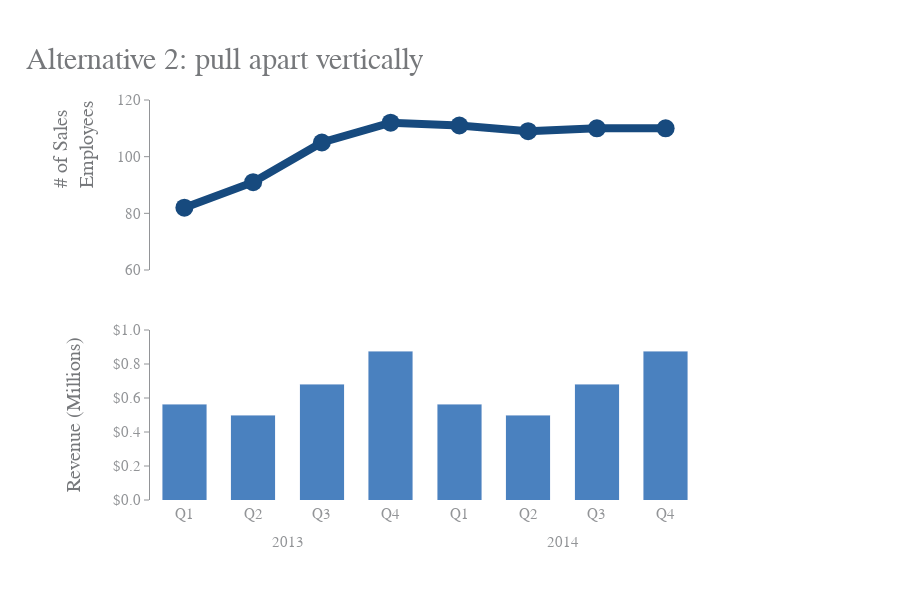

Notebook cell for this chart:
### Markdown cell above
## Data Visualization

### Code cell
fig = make_subplots(
    rows=2,
    cols=2,
    specs=[[{"colspan": 2}, None], [{}, {}]],
    shared_yaxes=True,
    horizontal_spacing=0
)

# Plot -------------------------
fig.add_trace(
    go.Scatter(
        x=df.index,
        y=df['Size of Salesforce'],
        mode="lines+markers",
        line=dict(color=BLUE1, width=8),
        marker=dict(color=BLUE1, size=18),
    ),
    row=1,
    col=1,
)

fig.layout.xaxis.update(
    showline=False,
    showticklabels=False,
    range=[-0.5, 7.5]
)

fig.layout.yaxis.update(
    tickfont=dict(color=GRAY7, size=15, family="Arial"),
    ticks="outside",
    tickcolor=GRAY7,
    linecolor=GRAY7,
    showline=True,
    showticklabels=True,
    range=[60, 120]
)

fig.add_trace(
    go.Bar(
        x=df['Quarter'][:4],
        y=df['Revenue'],
        marker=dict(color=BLUE2),
        width=0.65,
    ),
    row=2,
    col=1,
)

fig.layout.xaxis2.update(
    title="2013",
    titlefont=dict(color=GRAY7, size=15, family="Arial"),
    tickfont=dict(color=GRAY7, size=15, family="Arial"),
    ticklabelposition='outside bottom',
    showline=True,
    showticklabels=True,
)

fig.layout.yaxis2.update(
    tickfont=dict(color=GRAY7, size=15, family="Arial"),
    ticks="outside",
    tickformat="$.1f",
    tickcolor=GRAY7,
    linecolor=GRAY7,
    showline=True,
    showticklabels=True,
    range=[0, 1]
)

fig.add_trace(
    go.Bar(
        x=df['Quarter'][4:],
        y=df['Revenue'],
        marker=dict(color=BLUE2),
        width=0.65,
    ),
    row=2,
    col=2,
)

fig.layout.xaxis3.update(
    title="2014",
    titlefont=dict(color=GRAY7, size=15, family="Arial"),
    tickfont=dict(color=GRAY7, size=15, family="Arial"),
    ticklabelposition='outside top',
    showline=True,
    showticklabels=True,
)

fig.layout.yaxis3.update(
    
)

# Annotation -------------------
fig.add_annotation(
    text="2013",
    font=dict(color=GRAY5, size=20, family="Arial"),
    x=1.5,
    y=0,
)

# Text -------------------------
fig.add_annotation(
    text="Alternative 2: pull apart vertically",
    font=dict(color=GRAY5, size=30, family="Arial"),
    x=0,
    y=120,
    xshift=40,
    yshift=40,
    showarrow=False
)

fig.add_annotation(
    text="# of Sales<br>Employees",
    align="left",
    font=dict(color=GRAY5, size=20, family="Arial"),
    x=0,
    y=120,
    xshift=-110,
    yshift=-45,
    textangle=-90,
    showarrow=False
)

fig.add_annotation(
    text="Revenue (Millions)",
    align="left",
    font=dict(color=GRAY5, size=20, family="Arial"),
    x=0,
    y=60,
    xshift=-110,
    yshift=-145,
    textangle=-90,
    showarrow=False
)

# Layout -----------------------
fig.update_layout(
    width=900,
    height=600,
    margin=dict(t=100, b=100, l=150, r=200),
    showlegend=False,
    barmode="stack",
    paper_bgcolor="white",
    plot_bgcolor="white",
)

### Figure 1 — Plotly figure (JSON) as saved in the notebook; plotly's stock layout.template omitted (floating-point values rounded to 4 significant figures)
{"data": [{"line": {"color": "#174A7E", "width": 8}, "marker": {"color": "#174A7E", "size": 18}, "mode": "lines+markers", "type": "scatter", "x": [0, 1, 2, 3, 4, 5, 6, 7], "xaxis": "x", "y": [82, 91, 105, 112, 111, 109, 110, 110], "yaxis": "y"}, {"marker": {"color": "#4A81BF"}, "type": "bar", "width": 0.65, "x": ["Q1", "Q2", "Q3", "Q4"], "xaxis": "x2", "y": [0.563, 0.498, 0.682, 0.875, 0.634, 0.618, 0.813, 0.956], "yaxis": "y2"}, {"marker": {"color": "#4A81BF"}, "type": "bar", "width": 0.65, "x": ["Q1", "Q2", "Q3", "Q4"], "xaxis": "x3", "y": [0.563, 0.498, 0.682, 0.875, 0.634, 0.618, 0.813, 0.956], "yaxis": "y3"}], "layout": {"annotations": [{"font": {"color": "#76787B", "family": "Arial", "size": 20}, "text": "2013", "x": 1.5, "y": 0}, {"font": {"color": "#76787B", "family": "Arial", "size": 30}, "showarrow": false, "text": "Alternative 2: pull apart vertically", "x": 0, "xshift": 40, "y": 120, "yshift": 40}, {"align": "left", "font": {"color": "#76787B", "family": "Arial", "size": 20}, "showarrow": false, "text": "# of Sales<br>Employees", "textangle": -90, "x": 0, "xshift": -110, "y": 120, "yshift": -45}, {"align": "left", "font": {"color": "#76787B", "family": "Arial", "size": 20}, "showarrow": false, "text": "Revenue (Millions)", "textangle": -90, "x": 0, "xshift": -110, "y": 60, "yshift": -145}], "barmode": "stack", "height": 600, "margin": {"b": 100, "l": 150, "r": 200, "t": 100}, "paper_bgcolor": "white", "plot_bgcolor": "white", "showlegend": false, "width": 900, "xaxis": {"anchor": "y", "domain": [0, 1], "range": [-0.5, 7.5], "showline": false, "showticklabels": false}, "xaxis2": {"anchor": "y2", "domain": [0, 0.5], "showline": true, "showticklabels": true, "tickfont": {"color": "#929497", "family": "Arial", "size": 15}, "ticklabelposition": "outside bottom", "title": {"font": {"color": "#929497", "family": "Arial", "size": 15}, "text": "2013"}}, "xaxis3": {"anchor": "y3", "domain": [0.5, 1], "showline": true, "showticklabels": true, "tickfont": {"color": "#929497", "family": "Arial", "size": 15}, "ticklabelposition": "outside top", "title": {"font": {"color": "#929497", "family": "Arial", "size": 15}, "text": "2014"}}, "yaxis": {"anchor": "x", "domain": [0.575, 1], "linecolor": "#929497", "range": [60, 120], "showline": true, "showticklabels": true, "tickcolor": "#929497", "tickfont": {"color": "#929497", "family": "Arial", "size": 15}, "ticks": "outside"}, "yaxis2": {"anchor": "x2", "domain": [0, 0.425], "linecolor": "#929497", "range": [0, 1], "showline": true, "showticklabels": true, "tickcolor": "#929497", "tickfont": {"color": "#929497", "family": "Arial", "size": 15}, "tickformat": "$.1f", "ticks": "outside"}, "yaxis3": {"anchor": "x3", "domain": [0, 0.425], "matches": "y2", "showticklabels": false}}}
